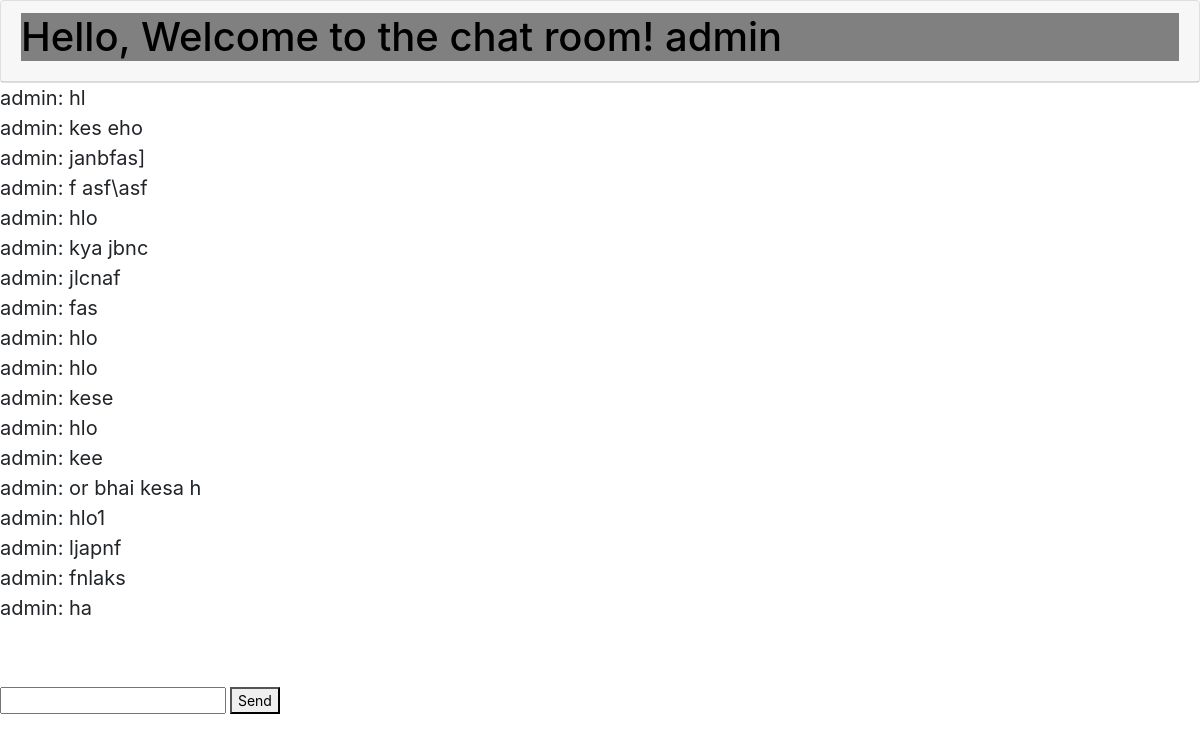
The app's page /chat2/ with its own data.
### chat/models.py (models this page shows)
class Message(models.Model):
    content = models.TextField()
    user = models.ForeignKey(User, on_delete=models.CASCADE, related_name='messages', db_column='user_id')
    created_at = models.DateTimeField(default=timezone.now)
    room = models.ForeignKey(Profile, on_delete=models.CASCADE)

### chat/views.py (the view)
# urls.py: path("<str:slug>/", views.room, name='room'),
def room(request, slug):
    profile = get_object_or_404(Profile, slug=slug)
    user = profile.user  # No need to fetch user again
    messages = Message.objects.filter(room=profile)
    return render(request, "room.html", {
        "room_name": user.username,  # Pass the username
        "slug": slug,
        "messages": messages
    })

### chat/templates/room.html (shortened to what this page needs)
{% extends "base.html"%}
    {% block content %}
<!doctype html>
<html lang="en">
<head>
    <link rel="stylesheet" href="https://cdn.jsdelivr.net/npm/bootstrap@4.4.1/dist/css/bootstrap.min.css">
</head>
<body>
    <div class="card">
        <div class="card-header">
            <h1 style="background-color: Gray; color: black;">Hello, Welcome to the chat room! {{ room_name }}</h1>
        </div>
    </div>
    <div
        class="chat_item_container"
        id="id_chat_item_container"
        style="font-size: 20px;"
    >
        {% if messages %}
            {% for message in messages %}
                {{ message.user.username }}: {{ message.content }}<br>
            {% endfor %}
        {% else %}
            <p>No messages yet. Start chatting!</p>
        {% endif %}
    </div>
    <br>
    <form id="message-form">
        <input type="text" id="message-input">
        <button type="submit" id="send-button">Send</button>
    </form>
</body>
</html>
{% endblock %}

### chat/templates/base.html (shortened to what this page needs)
<!doctype html>
<html lang="en">
  <head>
    <link rel="stylesheet" href="https://stackpath.bootstrapcdn.com/bootstrap/4.4.1/css/bootstrap.min.css">
  </head>
  <body>
    {% block content %}
    {% endblock %}
  </body>
</html>

### chat/templates/base.html (style rules this page uses)
html,body { height: 100%; }
form { padding-top: 10px; font-size: 14px; margin-top: 30px; }

### records on screen
Message: user.username "admin", content "hl"
Message: user.username "admin", content "kes eho"
Message: user.username "admin", content "janbfas]"
Message: user.username "admin", content "f asf\\asf"
Message: user.username "admin", content "hlo"
Message: user.username "admin", content "kya jbnc"
Message: user.username "admin", content "jlcnaf"
Message: user.username "admin", content "fas"
Message: user.username "admin", content "hlo"
Message: user.username "admin", content "hlo"
Message: user.username "admin", content "kese"
Message: user.username "admin", content "hlo"
Message: user.username "admin", content "kee"
Message: user.username "admin", content "or bhai kesa h"
Message: user.username "admin", content "hlo1"
Message: user.username "admin", content "ljapnf"
Message: user.username "admin", content "fnlaks"
Message: user.username "admin", content "ha"

### other values on screen
{{ room_name }} "admin"
